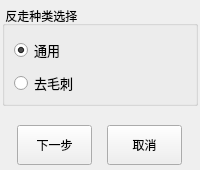
      <widget class="QWidget" name="page_3">
       <layout class="QGridLayout" name="gridLayout_3">
        <property name="leftMargin">
         <number>2</number>
        </property>
        <property name="topMargin">
         <number>6</number>
        </property>
        <property name="rightMargin">
         <number>2</number>
        </property>
        <property name="bottomMargin">
         <number>0</number>
        </property>
        <property name="spacing">
         <number>0</number>
        </property>
        <item row="0" column="0">
         <widget class="QGroupBox" name="groupBox_3">
          <property name="minimumSize">
           <size>
            <width>0</width>
            <height>100</height>
           </size>
          </property>
          <property name="maximumSize">
           <size>
            <width>16777215</width>
            <height>100</height>
           </size>
          </property>
          <property name="title">
           <string> 反走种类选择</string>
          </property>
          <layout class="QVBoxLayout" name="verticalLayout_4">
           <item>
            <widget class="QRadioButton" name="generalRBtn">
             <property name="sizePolicy">
              <sizepolicy hsizetype="Expanding" vsizetype="Fixed">
               <horstretch>0</horstretch>
               <verstretch>0</verstretch>
              </sizepolicy>
             </property>
             <property name="minimumSize">
              <size>
               <width>0</width>
               <height>30</height>
              </size>
             </property>
             <property name="maximumSize">
              <size>
               <width>16777215</width>
               <height>30</height>
              </size>
             </property>
             <property name="font">
              <font>
               <pointsize>10</pointsize>
              </font>
             </property>
             <property name="text">
              <string>通用</string>
             </property>
             <property name="checked">
              <bool>true</bool>
             </property>
            </widget>
           </item>
           <item>
            <widget class="QRadioButton" name="burRBtn">
             <property name="sizePolicy">
              <sizepolicy hsizetype="Expanding" vsizetype="Fixed">
               <horstretch>0</horstretch>
               <verstretch>0</verstretch>
              </sizepolicy>
             </property>
             <property name="minimumSize">
              <size>
               <width>0</width>
               <height>30</height>
              </size>
             </property>
             <property name="maximumSize">
              <size>
               <width>16777215</width>
               <height>30</height>
              </size>
             </property>
             <property name="font">
              <font>
               <pointsize>10</pointsize>
              </font>
             </property>
             <property name="text">
              <string>去毛刺</string>
             </property>
            </widget>
           </item>
          </layout>
         </widget>
        </item>
        <item row="1" column="0">
         <widget class="QLabel" name="label_3">
          <property name="text">
           <string/>
          </property>
         </widget>
        </item>
        <item row="2" column="0">
         <widget class="QWidget" name="widget_4" native="true">
          <property name="minimumSize">
           <size>
            <width>0</width>
            <height>50</height>
           </size>
          </property>
          <property name="maximumSize">
           <size>
            <width>16777215</width>
            <height>50</height>
           </size>
          </property>
          <layout class="QHBoxLayout" name="horizontalLayout_5">
           <property name="spacing">
            <number>0</number>
           </property>
           <property name="margin">
            <number>0</number>
           </property>
           <item>
            <widget class="QPushButton" name="pushButton_12">
             <property name="minimumSize">
              <size>
               <width>75</width>
               <height>40</height>
              </size>
             </property>
             <property name="maximumSize">
              <size>
               <width>75</width>
               <height>40</height>
              </size>
             </property>
             <property name="text">
              <string>下一步</string>
             </property>
            </widget>
           </item>
           <item>
            <widget class="QPushButton" name="pushButton_13">
             <property name="minimumSize">
              <size>
               <width>75</width>
               <height>40</height>
              </size>
             </property>
             <property name="maximumSize">
              <size>
               <width>75</width>
               <height>40</height>
              </size>
             </property>
             <property name="text">
              <string>取消</string>
             </property>
            </widget>
           </item>
          </layout>
         </widget>
        </item>
       </layout>
      </widget>
